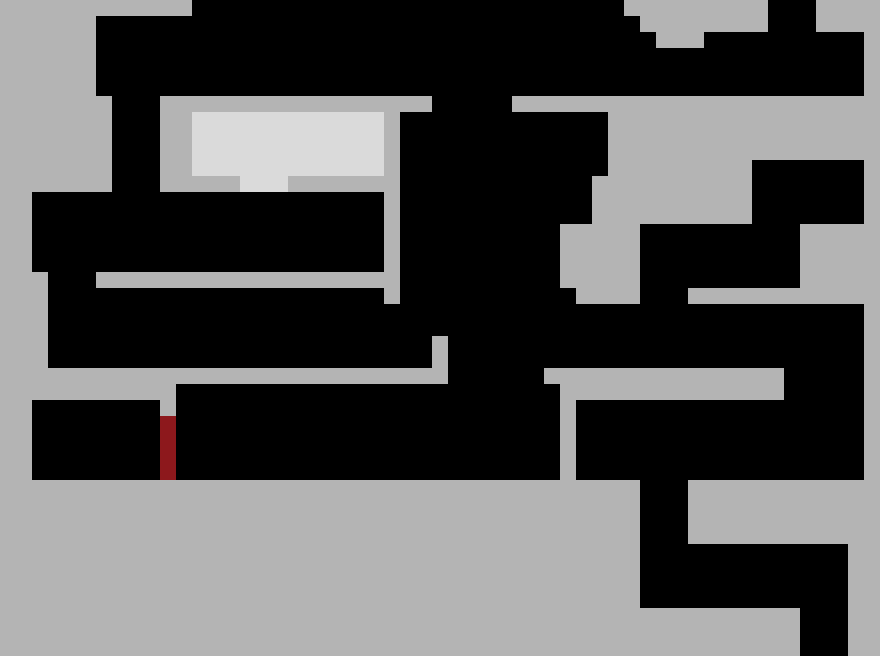

A 2D game scene composited from a Tiled map and its tileset images. What follows is a short description and the map's XML, with each tile layer's data collapsed to a summary:
An orthogonal 55x41 tile map with 16x16 px tiles, 2 tile layers (Secret, Calque de Tuiles 1), 2 hidden layers not drawn and 3 objects.

<map version="1.4" tiledversion="1.4.3" orientation="orthogonal" renderorder="right-down" width="55" height="41" tilewidth="16" tileheight="16" infinite="0" nextlayerid="10" nextobjectid="4">
 <tileset firstgid="1" name="tile" tilewidth="16" tileheight="16" tilecount="16" columns="4">
  <image source="Ressource/tile.png" width="64" height="64" />
 </tileset>
 <layer id="8" name="Chargement" width="55" height="41" visible="0">
  <data>[2255 cells, 3 non-empty, 1 distinct tile ids]</data>
 </layer>
 <layer id="9" name="Secret" width="55" height="41">
  <data>[2255 cells, 64 non-empty, 7 distinct tile ids]</data>
 </layer>
 <layer id="1" name="Calque de Tuiles 1" width="55" height="41">
  <data>[2255 cells, 1012 non-empty, 1 distinct tile ids]</data>
 </layer>
 <layer id="2" name="Porte" width="55" height="41" visible="0">
  <data>[2255 cells, 4 non-empty, 1 distinct tile ids]</data>
 </layer>
 <objectgroup id="4" name="Tresor" visible="0">
  <object id="1" x="96.6667" y="446">
   <point />
  </object>
 </objectgroup>
 <objectgroup id="5" name="Clef" visible="0">
  <object id="2" x="334.667" y="155.333">
   <point />
  </object>
 </objectgroup>
 <objectgroup id="6" name="Bombe" visible="0">
  <object id="3" x="830" y="199.333">
   <point />
  </object>
 </objectgroup>
</map>
